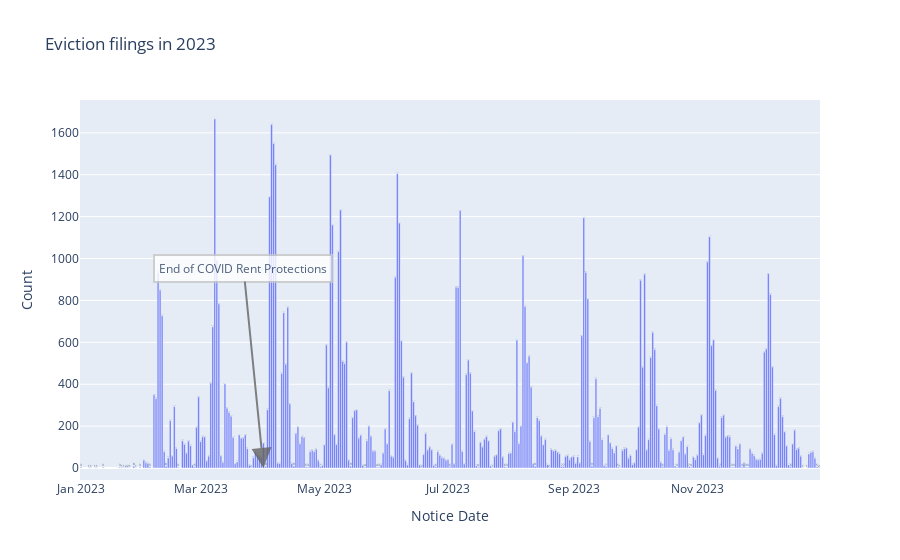

The cell this chart's notebook holds for it:
### Markdown cell above
### Timeline of evictions for 2023

### Code cell
fig_date_year = px.bar(
    address_count_grpd,
    x = 'notice_date_dt',
    y='count',
    text='count',
    labels={
        'notice_date_dt':'Notice Date',
        'count':'Count'
    },
    title='Eviction filings in 2023',
    
)
fig_date_year.add_annotation(x='2023-04-01', y=0,
            text="End of COVID Rent Protections",
            showarrow=True,
            arrowhead=2,
            arrowsize=2,
            arrowwidth=2,
            arrowcolor='#636363',
            ax=-20,
            ay=-200,
            bordercolor="#c7c7c7",
            borderwidth=2,
            borderpad=4,
            bgcolor="#ffffff",
            opacity=0.8)
fig_date_year.show()

### Figure 1 — Plotly figure (JSON) as saved in the notebook; plotly's stock layout.template omitted (floating-point values rounded to 4 significant figures; data arrays with more than 128 entries replaced by an {"elided": "..."} marker saying what was removed)
{"data": [{"alignmentgroup": "True", "hovertemplate": "Notice Date=%{x}<br>Count=%{text}<extra></extra>", "legendgroup": "", "marker": {"color": "#636efa", "pattern": {"shape": ""}}, "name": "", "offsetgroup": "", "orientation": "v", "showlegend": false, "text": {"elided": "346 int values"}, "textposition": "auto", "type": "bar", "x": {"elided": "346 str values"}, "xaxis": "x", "y": {"elided": "346 int values"}, "yaxis": "y"}], "layout": {"annotations": [{"arrowcolor": "#636363", "arrowhead": 2, "arrowsize": 2, "arrowwidth": 2, "ax": -20, "ay": -200, "bgcolor": "#ffffff", "bordercolor": "#c7c7c7", "borderpad": 4, "borderwidth": 2, "opacity": 0.8, "showarrow": true, "text": "End of COVID Rent Protections", "x": "2023-04-01", "y": 0}], "barmode": "relative", "legend": {"tracegroupgap": 0}, "title": {"text": "Eviction filings in 2023"}, "xaxis": {"anchor": "y", "domain": [0, 1], "title": {"text": "Notice Date"}}, "yaxis": {"anchor": "x", "domain": [0, 1], "title": {"text": "Count"}}}}
